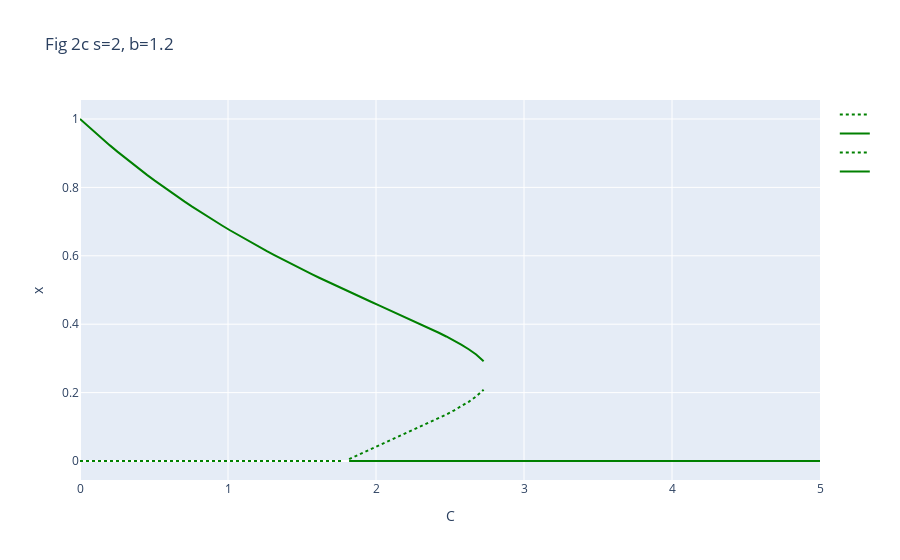

The code cell stored with this chart in its notebook:
### Code cell
s_par = 2
b_par = 1.2
params = {s:s_par, b:b_par, ro:1}
#### NOTE: отбросили комплексные решения
an_sols = solve(dxdt.subs(params), x)
cs = []
xs =[]
sols_by_c = {}

fig = go.Figure()

cs = list(np.linspace(0,5,100))
for an_sol in an_sols:
    df = pd.DataFrame({"c":cs})    
    df['x'] = [an_sol.subs({C:c} | params) for c in df.c]
    df = df[(df.x.apply(lambda x:x.is_real))]
    df.x = df.x.astype(float)
    df = df[df.x>=0]
    if df.empty: continue
    for cont_subsegment in get_attr_rep(df.c, df.x, cur_params):
        fig.add_trace(go.Scatter(x=[c for (c,_,_) in cont_subsegment],
                                 y=[x for (_,x,_) in cont_subsegment],
                                 mode="lines",
                                 name = "",
                                 line={"color":"green"}|get_line_mode(cont_subsegment)))
fig.update_layout(title=f"Fig 2c s={s_par}, b={b_par}")
fig.update_layout(xaxis={"title": "C"}, yaxis={"title": "x"})

### Figure 1 — Plotly figure (JSON) as saved in the notebook; plotly's stock layout.template omitted (floating-point values rounded to 4 significant figures)
{"data": [{"line": {"color": "green", "dash": "dot"}, "mode": "lines", "name": "", "type": "scatter", "x": [0, 0.05051, 0.101, 0.1515, 0.202, 0.2525, 0.303, 0.3535, 0.404, 0.4545, 0.5051, 0.5556, 0.6061, 0.6566, 0.7071, 0.7576, 0.8081, 0.8586, 0.9091, 0.9596, 1.01, 1.061, 1.111, 1.162, 1.212, 1.263, 1.313, 1.364, 1.414, 1.465, 1.515, 1.566, 1.616, 1.667, 1.717, 1.768], "y": [0, 0, 0, 0, 0, 0, 0, 0, 0, 0, 0, 0, 0, 0, 0, 0, 0, 0, 0, 0, 0, 0, 0, 0, 0, 0, 0, 0, 0, 0, 0, 0, 0, 0, 0, 0]}, {"line": {"color": "green"}, "mode": "lines", "name": "", "type": "scatter", "x": [1.818, 1.869, 1.919, 1.97, 2.02, 2.071, 2.121, 2.172, 2.222, 2.273, 2.323, 2.374, 2.424, 2.475, 2.525, 2.576, 2.626, 2.677, 2.727, 2.778, 2.828, 2.879, 2.929, 2.98, 3.03, 3.081, 3.131, 3.182, 3.232, 3.283, 3.333, 3.384, 3.434, 3.485, 3.535, 3.586, 3.636, 3.687, 3.737, 3.788, 3.838, 3.889, 3.939, 3.99, 4.04, 4.091, 4.141, 4.192, 4.242, 4.293, 4.343, 4.394, 4.444, 4.495, 4.545, 4.596, 4.646, 4.697, 4.747, 4.798, 4.848, 4.899, 4.949, 5], "y": [0, 0, 0, 0, 0, 0, 0, 0, 0, 0, 0, 0, 0, 0, 0, 0, 0, 0, 0, 0, 0, 0, 0, 0, 0, 0, 0, 0, 0, 0, 0, 0, 0, 0, 0, 0, 0, 0, 0, 0, 0, 0, 0, 0, 0, 0, 0, 0, 0, 0, 0, 0, 0, 0, 0, 0, 0, 0, 0, 0, 0, 0, 0, 0]}, {"line": {"color": "green", "dash": "dot"}, "mode": "lines", "name": "", "type": "scatter", "x": [1.818, 1.869, 1.919, 1.97, 2.02, 2.071, 2.121, 2.172, 2.222, 2.273, 2.323, 2.374, 2.424, 2.475, 2.525, 2.576, 2.626, 2.677, 2.727], "y": [0.005271, 0.01528, 0.0252, 0.03506, 0.04487, 0.05466, 0.06444, 0.07425, 0.08411, 0.09406, 0.1041, 0.1144, 0.125, 0.1359, 0.1474, 0.1597, 0.1731, 0.1886, 0.2083]}, {"line": {"color": "green"}, "mode": "lines", "name": "", "type": "scatter", "x": [0, 0.05051, 0.101, 0.1515, 0.202, 0.2525, 0.303, 0.3535, 0.404, 0.4545, 0.5051, 0.5556, 0.6061, 0.6566, 0.7071, 0.7576, 0.8081, 0.8586, 0.9091, 0.9596, 1.01, 1.061, 1.111, 1.162, 1.212, 1.263, 1.313, 1.364, 1.414, 1.465, 1.515, 1.566, 1.616, 1.667, 1.717, 1.768, 1.818, 1.869, 1.919, 1.97, 2.02, 2.071, 2.121, 2.172, 2.222, 2.273, 2.323, 2.374, 2.424, 2.475, 2.525, 2.576, 2.626, 2.677, 2.727], "y": [1, 0.98, 0.9605, 0.9415, 0.9229, 0.9047, 0.8869, 0.8695, 0.8526, 0.836, 0.8197, 0.8039, 0.7883, 0.7731, 0.7583, 0.7437, 0.7295, 0.7156, 0.7019, 0.6886, 0.6755, 0.6626, 0.65, 0.6377, 0.6256, 0.6137, 0.602, 0.5905, 0.5792, 0.5681, 0.5572, 0.5464, 0.5358, 0.5254, 0.515, 0.5048, 0.4947, 0.4847, 0.4748, 0.4649, 0.4551, 0.4453, 0.4356, 0.4258, 0.4159, 0.4059, 0.3959, 0.3856, 0.375, 0.3641, 0.3526, 0.3403, 0.3269, 0.3114, 0.2917]}], "layout": {"autosize": true, "title": {"text": "Fig 2c s=2, b=1.2"}, "xaxis": {"autorange": true, "range": [0, 5], "title": {"text": "C"}, "type": "linear"}, "yaxis": {"autorange": true, "range": [-0.05556, 1.056], "title": {"text": "x"}, "type": "linear"}}}
